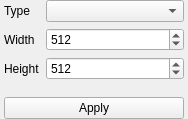
<?xml version="1.0" encoding="UTF-8"?>
<ui version="4.0">
 <class>NetControl</class>
 <widget class="QDockWidget" name="NetControl">
  <property name="geometry">
   <rect>
    <x>0</x>
    <y>0</y>
    <width>188</width>
    <height>119</height>
   </rect>
  </property>
  <property name="autoFillBackground">
   <bool>true</bool>
  </property>
  <property name="windowTitle">
   <string>NetControl</string>
  </property>
  <widget class="QWidget" name="widget">
   <layout class="QVBoxLayout" name="verticalLayout">
    <property name="spacing">
     <number>0</number>
    </property>
    <property name="leftMargin">
     <number>4</number>
    </property>
    <property name="topMargin">
     <number>0</number>
    </property>
    <property name="rightMargin">
     <number>4</number>
    </property>
    <property name="bottomMargin">
     <number>0</number>
    </property>
    <item>
     <layout class="QFormLayout" name="formLayout">
      <item row="0" column="0">
       <widget class="QLabel" name="label_3">
        <property name="text">
         <string>Type</string>
        </property>
       </widget>
      </item>
      <item row="0" column="1">
       <widget class="QComboBox" name="cmbType"/>
      </item>
      <item row="1" column="0">
       <widget class="QLabel" name="label">
        <property name="text">
         <string>Width</string>
        </property>
       </widget>
      </item>
      <item row="1" column="1">
       <widget class="QSpinBox" name="spinWidth">
        <property name="minimum">
         <number>64</number>
        </property>
        <property name="maximum">
         <number>4096</number>
        </property>
        <property name="singleStep">
         <number>64</number>
        </property>
        <property name="value">
         <number>512</number>
        </property>
       </widget>
      </item>
      <item row="2" column="0">
       <widget class="QLabel" name="label_2">
        <property name="text">
         <string>Height</string>
        </property>
       </widget>
      </item>
      <item row="2" column="1">
       <widget class="QSpinBox" name="spinHeight">
        <property name="minimum">
         <number>64</number>
        </property>
        <property name="maximum">
         <number>4096</number>
        </property>
        <property name="singleStep">
         <number>64</number>
        </property>
        <property name="value">
         <number>512</number>
        </property>
       </widget>
      </item>
     </layout>
    </item>
    <item>
     <widget class="QPushButton" name="btnApply">
      <property name="text">
       <string>Apply</string>
      </property>
     </widget>
    </item>
   </layout>
  </widget>
 </widget>
 <layoutdefault spacing="6" margin="11"/>
 <resources/>
 <connections/>
</ui>
